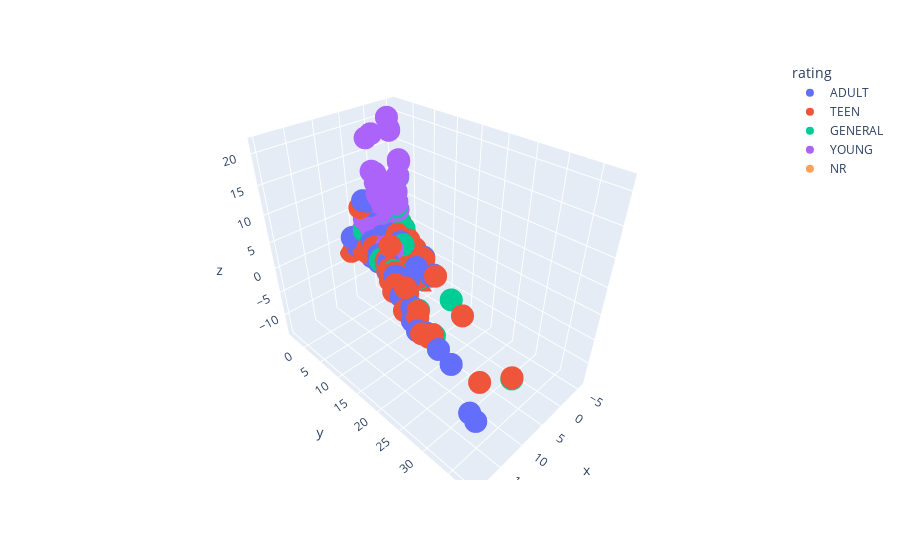

The notebook cell this image was saved under:
### Markdown cell above
<br>
<font size=5 color=#009999> <b>2.1 - PCA</b> <br>
REDUCE THE DIMENSIONALITY OF THE DATA IN ORDER TO OBSERVE IT
</font> <br> <br>

The high dimensionality of the dataset (number of columns) makes data visualization hard. In order to gain some (partial) information about our data distribution, we propose to perform a 3-dimensional visualization of them. For this purpose, we need to reduce dimensionality of our feature space while keeping as much information as possible about the data. 

PCA is often considered as the simplest and most fundamental technique used in dimensionality reduction. Remember that PCA is essentially the rotation of coordinate axes, chosen such that each successful axis captures or preserves as much variance as possible. If the algorithm returns a new system coordinates of the same dimension as the input, we can keep only the axis corresponding to the 3 largest singular values and project data on this coordinate system to perform the visualization.


![PCAUrl](https://miro.medium.com/max/400/1*ZXhPoYQIn-Y8mxoUpz5Ayw.gif "PCA")


<div class="alert alert-warning">
<b>[Question 2.1] Clusters visualization </b>  <br>
    Use the <samp>group_visualization</samp> function provided in the toolbox (<i>toolbox.py</i>) below to perform a 3-dimensional scatter plot of a <b>numerical</b> version of your data. 
Does the clustering problem seem to be difficult? Are the clusters separable? 
</div>

### Code cell
"""
CELL N°11 : DATASET VISUALIZATION
Apply PCA on the numerical part of your dataset. Keep the 2-3 most relevant PCA components to reduce
the dimensionality of the inherent numerical data matrix. Then, plot the samples in the coordinate space of the 3 most 
relevant components with the group_visualization function. 
"""

from sklearn.decomposition import PCA
from sklearn.preprocessing import scale

target = dataset.rating.values

#########################################################################################################
# Start : Student version
#########################################################################################################

numeric_dataset = scale(numeric_dataset)

# pca2d = PCA(n_components=2)
# pca2d.fit(numeric_dataset)
# X_2d = pca2d.transform(numeric_dataset)

pca3d = PCA(n_components=3)
pca3d.fit(numeric_dataset)
X = pca3d.transform(numeric_dataset)

#########################################################################################################
# End : Student version
#########################################################################################################

tb.group_visualization(target, X, less_points=False)
#tb.group_visualization(target, X, less_points=False, save_fig="plot3D.pdf")
#tb.group_visualization(target, X_2d, less_points=True, save_fig="plot2D.pdf")

### Figure 1 — Plotly figure (JSON) as saved in the notebook; plotly's stock layout.template omitted (floating-point values rounded to 4 significant figures; data arrays with more than 128 entries replaced by an {"elided": "..."} marker saying what was removed)
{"data": [{"hovertemplate": "rating=ADULT<br>x=%{x}<br>y=%{y}<br>z=%{z}<extra></extra>", "legendgroup": "ADULT", "marker": {"color": "#636efa", "symbol": "circle"}, "mode": "markers", "name": "ADULT", "scene": "scene", "showlegend": true, "type": "scatter3d", "x": {"elided": "3112 float values"}, "y": {"elided": "3112 float values"}, "z": {"elided": "3112 float values"}}, {"hovertemplate": "rating=TEEN<br>x=%{x}<br>y=%{y}<br>z=%{z}<extra></extra>", "legendgroup": "TEEN", "marker": {"color": "#EF553B", "symbol": "circle"}, "mode": "markers", "name": "TEEN", "scene": "scene", "showlegend": true, "type": "scatter3d", "x": {"elided": "2011 float values"}, "y": {"elided": "2011 float values"}, "z": {"elided": "2011 float values"}}, {"hovertemplate": "rating=GENERAL<br>x=%{x}<br>y=%{y}<br>z=%{z}<extra></extra>", "legendgroup": "GENERAL", "marker": {"color": "#00cc96", "symbol": "circle"}, "mode": "markers", "name": "GENERAL", "scene": "scene", "showlegend": true, "type": "scatter3d", "x": {"elided": "1049 float values"}, "y": {"elided": "1049 float values"}, "z": {"elided": "1049 float values"}}, {"hovertemplate": "rating=YOUNG<br>x=%{x}<br>y=%{y}<br>z=%{z}<extra></extra>", "legendgroup": "YOUNG", "marker": {"color": "#ab63fa", "symbol": "circle"}, "mode": "markers", "name": "YOUNG", "scene": "scene", "showlegend": true, "type": "scatter3d", "x": {"elided": "400 float values"}, "y": {"elided": "400 float values"}, "z": {"elided": "400 float values"}}, {"hovertemplate": "rating=NR<br>x=%{x}<br>y=%{y}<br>z=%{z}<extra></extra>", "legendgroup": "NR", "marker": {"color": "#FFA15A", "symbol": "circle"}, "mode": "markers", "name": "NR", "scene": "scene", "showlegend": true, "type": "scatter3d", "x": [-1.624, -1.239, -0.2749, -1.422, -0.285, -0.3658, -1.444, -1.529, -1.632, -1.349, -0.2682, -1.956, -2.697, -1.65, -1.907, -1.417, 4.356, -2.094, -1.343, -1.757, -1.423, -0.4189, -1.33, -1.377, -1.799, -0.3657, -0.3137, -0.2193, -2.221, -1.765, -1.322, -0.2927, -1.289, -1.15, -1.382, -1.4, -1.767, -1.329, -1.271, -1.676, -1.281, 3.518, -1.741, -2.293, -1.472, -0.3859, -1.39, -1.798, -1.809, 1.663, -0.2239, -1.754, -2.662, -2.014, -1.456, -1.566, 3.864, -1.651, -1.554, -1.267, -1.919, -1.444, -1.445, -0.3065, -1.601, -0.863, -1.689, -1.651, -1.723, -0.6162, -1.872], "y": [0.4142, 0.2194, -0.06662, 0.5053, -0.1014, 0.0163, 0.4305, 0.29, 0.4213, 0.3174, -0.09069, 0.5834, 0.7981, 0.5752, 0.5026, 0.3591, -1.932, 0.655, 0.3014, 0.4044, 0.3054, -0.03427, 0.4422, 0.3224, 0.5041, -0.003852, -0.1548, -0.09046, 0.6811, 0.4051, 0.3184, -0.08376, 0.2004, 0.2892, 0.1614, 0.3497, 0.6113, 0.4278, 0.2016, 0.4254, 0.1868, -2.02, 0.4496, 0.7618, 0.4182, -0.01758, 0.3092, 0.4243, 0.5202, -1.194, -0.09487, 0.4497, 0.977, 0.5854, 0.4268, 0.3279, -1.766, 0.3571, 0.2737, 0.21, 0.6047, 0.3604, 0.3574, -0.1284, 0.3345, 0.1087, 0.3464, 0.3489, 0.4736, 0.03648, 0.6974], "z": [0.1938, 0.4774, 1.369, -0.04663, 0.9135, 1.395, -0.2703, -0.4264, 0.2137, 0.2174, 1.207, -0.2199, -3.013, -0.1046, -0.2009, -0.2492, -1.275, 0.1908, 0.2111, -0.8056, -0.6815, 0.8125, -0.1681, 0.2321, -0.2139, 1.242, 0.3947, 1.397, -0.8906, -0.8293, 0.7612, 1.157, -0.3353, 0.3195, -0.2108, 0.09099, 0.8401, -0.2779, -0.2554, 0.5809, -0.4061, -1.301, -0.4084, -1.646, -0.4679, 1.06, -0.5285, -0.8112, -0.1398, 2.088, 1.347, -0.8083, -3.209, -0.09133, -0.344, -0.7307, -0.1424, -0.1534, -0.2607, -0.1796, -0.04807, -0.3571, -0.3825, 0.6227, -0.8143, -1.623, -0.6305, -0.4634, -0.1255, 1.143, -0.3501]}], "layout": {"legend": {"title": {"text": "rating"}, "tracegroupgap": 0}, "margin": {"t": 60}, "scene": {"domain": {"x": [0, 1], "y": [0, 1]}, "xaxis": {"title": {"text": "x"}}, "yaxis": {"title": {"text": "y"}}, "zaxis": {"title": {"text": "z"}}}}}
